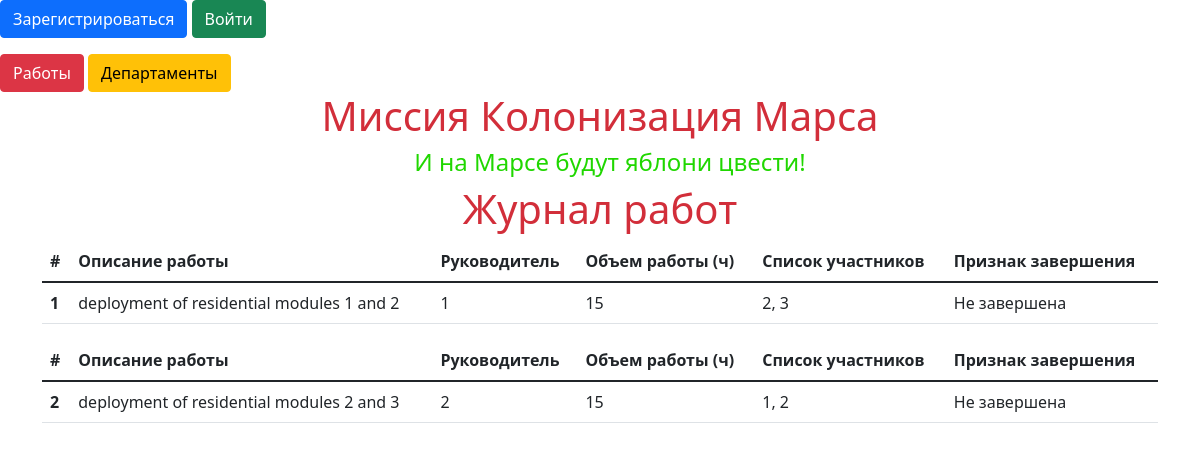
/index, run on the app's committed database.
### data/jobs.py (models this page shows, shortened)
class Jobs(SqlAlchemyBase):
    __tablename__ = 'jobs'
    id = sqlalchemy.Column(sqlalchemy.Integer,
                           primary_key=True, autoincrement=True)
    team_leader = sqlalchemy.Column(sqlalchemy.Integer,
                                    sqlalchemy.ForeignKey("users.id"))
    job = sqlalchemy.Column(sqlalchemy.String, nullable=True)
    work_size = sqlalchemy.Column(sqlalchemy.Integer, nullable=True)
    collaborators = sqlalchemy.Column(sqlalchemy.String, nullable=True)
    start_date = sqlalchemy.Column(sqlalchemy.DateTime)
    end_date = sqlalchemy.Column(sqlalchemy.DateTime, nullable=True)
    is_finished = sqlalchemy.Column(sqlalchemy.Boolean)
    user = orm.relation('User')

### mars3.py (the view)
@app.route("/")
@app.route("/index")
def index():
    db_sess = db_session.create_session()
    jobs = db_sess.query(Jobs).all()  # filter(News.is_private != True)
    return render_template("index.html", jobs=jobs)

### data/db_session.py (called while the page is built)
def create_session() -> Session:
    global __factory
    return __factory()

### templates/index.html (shortened to what this page needs)
{% extends "base.html" %}
{% block content %}
<h1  class="text-center">Журнал работ</h1>
{% for item in jobs %}
<table class="table">
  <thead class="thead-light">
    <tr>
      <th scope="col">#</th>
      <th scope="col">Описание работы</th>
      <th scope="col">Руководитель</th>
      <th scope="col">Объем работы (ч)</th>
      <th scope="col">Список участников</th>
      <th scope="col">Признак завершения</th>
    </tr>
  </thead>
  <tbody>
    <tr>
      <th scope="row">{{item.id}}</th>
        <td>{{ item.job }}</td>
        <td>{{ item.team_leader }}</td>
        <td>{{ item.work_size }}</td>
        <td>{{ item.collaborators }}</td>
        <td>{% if item.is_finished %} Завершена {% else %} Не завершена {% endif %}</td>
    </tr>
  </tbody>
</table>
{% endfor %}
{% endblock %}

### static/css/style.css (style rules this page uses)
h1 { color: #d22e3a; }

### data on the page
Jobs: id "1", job "deployment of residential modules 1 and 2", team_leader "1", work_size "15", collaborators "2, 3", is_finished "Не завершена"
Jobs: id "2", job "deployment of residential modules 2 and 3", team_leader "2", work_size "15", collaborators "1, 2", is_finished "Не завершена"
